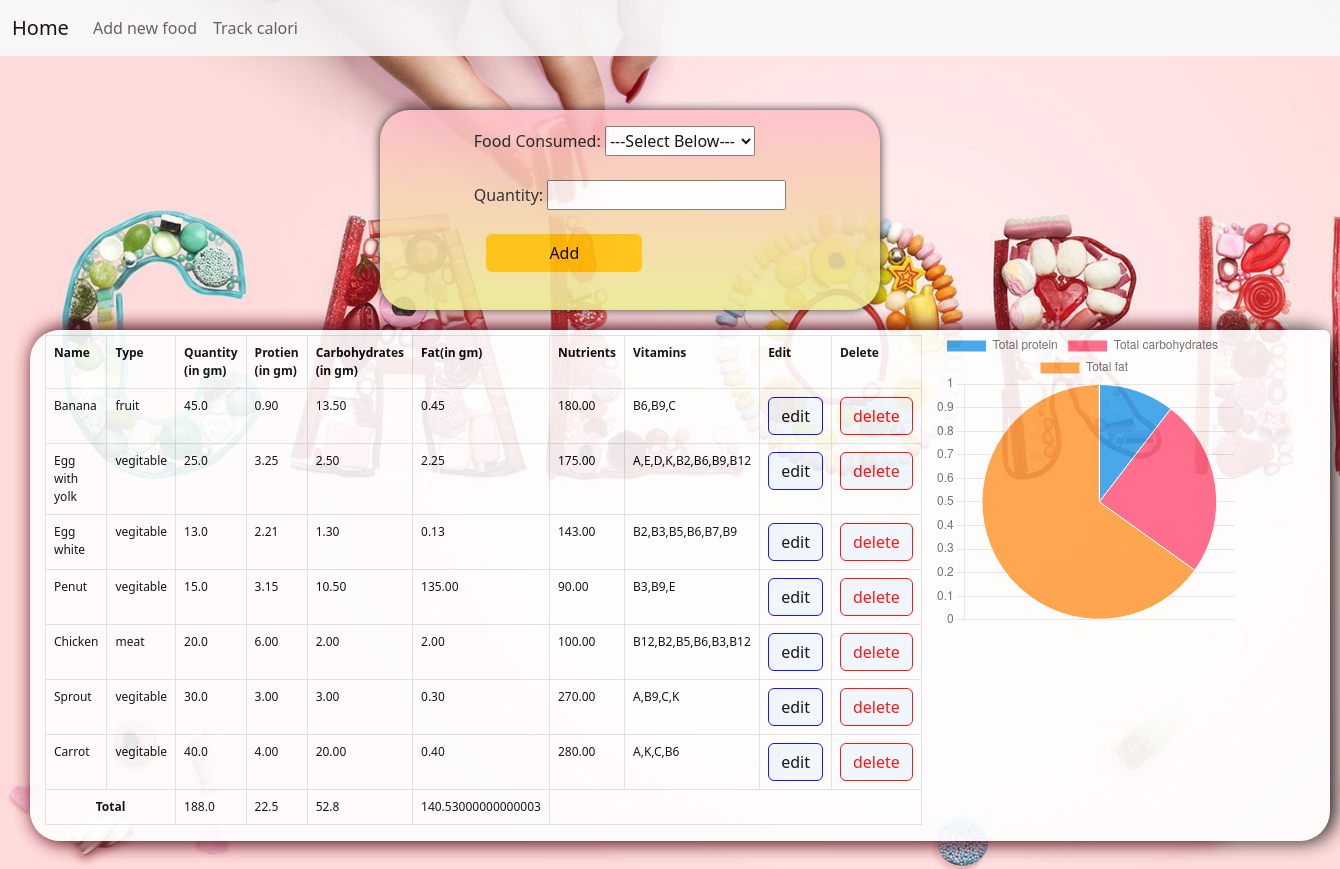
/addcalori/, run on the app's committed database.
### calapp/models.py (models this page shows, shortened)
class dailycalory(models.Model):
    dname=models.CharField(max_length=100)
    dtype=models.CharField(max_length=100)
    dquantity=models.FloatField()
    dprotein=models.FloatField()
    dcarbs=models.FloatField()
    dfat=models.FloatField()
    dnutrients=models.FloatField()
    dvitamins=models.CharField(max_length=100)
    updated_at = models.DateTimeField(auto_now_add=True)
    class Meta:
        ordering = ['-updated_at']

### calapp/views.py (the view, shortened to what this page needs)
# urls.py: path("addcalori/",views.addcalori,name='addcalori'),
def addcalori(request):
    data=foodModel.objects.all()
    data1=dailycalory.objects.all()
    resqty=0
    resprotein=0
    rescarbs=0
    resfat=0
    resnutrients=0
    for j in data1:
        resqty+=j.dquantity
        resprotein+=j.dprotein
        rescarbs+=j.dcarbs
        resfat+=j.dfat
        resnutrients+=j.dnutrients
    return render(request,'addcalori.html',{'data1':data1,'data':data,'resqty':resqty,'resprotein':round(resprotein,1),'rescarbs':rescarbs,'resfat':resfat,'resnutrients':resnutrients})

### calapp/models.py (called while the page is built)
    def __str__(self):
        return self.name

### templates/addcalori.html (shortened to what this page needs)
{% extends 'base.html' %}
{% block content %}
<br>
  <div class="jumbotron" id="jumbotronadd">
    <div class="card card-body" id="cardadd">
      <form action="" method="POST" >
        Food Consumed: <select name="food" id="food" style="height: 30px; width: 150px;">
          <option value="">---Select Below---</option>
          </select><br><br>
        Quantity: <input type="number" name="qty" id="id" required><br><br>
        &nbsp;&nbsp;&nbsp;<input type="submit"  class="btn btn-warning w-50" id="btnadd" value="Add"><br><br>
      </form>
    </div>
  </div>
  <div  id="jumbotrontable">
    <div  id="cardtable">
      <table id="table2" class="table table-bordered" cell padding="1" cell spacing="1" >
        <tr >
          <th>Name</th>
          <th>Type</th>
          <th>Quantity (in gm)</th>
          <th>Protien (in gm)</th>
          <th>Carbohydrates (in gm)</th>
          <th>Fat(in gm)</th>
          <th>Nutrients</th>
          <th>Vitamins</th>
          <th>Edit</th>
          <th>Delete</th>
        </tr>
        {% for i in data1 %}
        <tr>
          <td>{{ i.dname }}</td>
          <td>{{ i.dtype }}</td>
          <td>{{ i.dquantity }}</td>
          <td>{{ i.dprotein|floatformat:"2" }}</td>
          <td>{{ i.dcarbs|floatformat:"2"  }}</td>
          <td>{{ i.dfat|floatformat:"2"  }}</td>
          <td>{{ i.dnutrients|floatformat:"2"  }}</td>
          <td>{{ i.dvitamins }}</td>
          <td><a href="{% url 'edit' pk=i.id %}" class="btn btn-info" id="edit">edit</a></td>
          <td><a href="{% url 'delete' pk=i.id %}" class="btn btn-danger" id="delete">delete</a></td>
        </tr>
        {% endfor %}
        <tr>
          <td colspan="2" align="center"><b>Total</b></td>
          <td>{{ resqty}} </td>
          <td>{{ resprotein}}</td>
          <td>{{ rescarbs}}</td>
          <td>{{ resfat}}</td>
          <td colspan="4"></td>
        </tr>
    </div>&nbsp;&nbsp;&nbsp;
    <div class="card" id="cardpie">
      <div class="piechart" style="height: 300px; width: 300px;">
        <div>
          <canvas id="myChart"></canvas>
        </div>
          <script>
            const ctx = document.getElementById('myChart');
            new Chart(ctx, {
              type: 'pie',
              data: {
                labels: [ 'Total protein', 'Total carbohydrates ', 'Total fat'],
                datasets: [{
                  label: '',
                  data: [{{ resprotein}}, {{ rescarbs }}, {{ resfat}} ],
                  borderWidth: 1
                }]
              },
              options: {
                scales: {
                  y: {
                    beginAtZero: true
                  }
                }
              }
            });
          </script>
      </div>
    </div>
  </div>
{% endblock %}

### static/images/mystyle.css (style rules this page uses)
body { background-image: url(/static/images/home.jpg); background-size:cover; background-repeat: no-repeat; opacity: 0.9; align-items: center; }
#jumbotronadd { margin-left: 30px; height: 250px; display: flex; width: 1200px; align-content: center; }
#cardadd { background-image: linear-gradient(pink,rgb(236, 236, 148)); margin-top: 30px; margin-right: 350px; margin-left: 350px; border: none; height: 200px; align-items: center; border-radius: 30px; box-shadow: 0px 0px 10px rgb(35, 34, 34) ; }
#jumbotrontable { margin-left: 30px; margin-bottom: 30px; width: 1200px; display: flex; flex-direction: row; flex-wrap: nowrap; position: relative; background-color: white; border-radius: 30px; box-shadow: 5px 0px 20px rgb(247, 60, 91) ; }
#cardtable { display: flex; flex-direction: row; flex-wrap: nowrap; position: relative; width: 1300px; background-color: white; border-radius: 30px; box-shadow: 5px 0px 20px black ; }
#cardpie { position: relative; width: 400px; height: 480px; background-color: white; border: none; }
#table2 { margin-top: 5px; margin-left: 15px; width: 600px; background-color: white; font-size: 12px; }
#edit { border: 1px blue solid; background-color: aliceblue; }
#delete { border: 1px red solid; background-color: aliceblue; color: red; }

### data on the page
dailycalory: dname "Banana", dtype "fruit", dquantity "45.0", dprotein "0.90", dcarbs "13.50", dfat "0.45", dnutrients "180.00", dvitamins "B6,B9,C"
dailycalory: dname "Egg with yolk", dtype "vegitable", dquantity "25.0", dprotein "3.25", dcarbs "2.50", dfat "2.25", dnutrients "175.00", dvitamins "A,E,D,K,B2,B6,B9,B12"
dailycalory: dname "Egg white", dtype "vegitable", dquantity "13.0", dprotein "2.21", dcarbs "1.30", dfat "0.13", dnutrients "143.00", dvitamins "B2,B3,B5,B6,B7,B9"
dailycalory: dname "Penut", dtype "vegitable", dquantity "15.0", dprotein "3.15", dcarbs "10.50", dfat "135.00", dnutrients "90.00", dvitamins "B3,B9,E"
dailycalory: dname "Chicken", dtype "meat", dquantity "20.0", dprotein "6.00", dcarbs "2.00", dfat "2.00", dnutrients "100.00", dvitamins "B12,B2,B5,B6,B3,B12"
dailycalory: dname "Sprout", dtype "vegitable", dquantity "30.0", dprotein "3.00", dcarbs "3.00", dfat "0.30", dnutrients "270.00", dvitamins "A,B9,C,K"
dailycalory: dname "Carrot", dtype "vegitable", dquantity "40.0", dprotein "4.00", dcarbs "20.00", dfat "0.40", dnutrients "280.00", dvitamins "A,K,C,B6"

### other printed values
{{ resqty }} "188.0"
{{ resprotein }} "22.5"
{{ rescarbs }} "52.8"
{{ resfat }} "140.53000000000003"
chart data {{ resprotein }} 22.5
chart data {{ rescarbs }} 52.8
chart data {{ resfat }} 140.53000000000003
